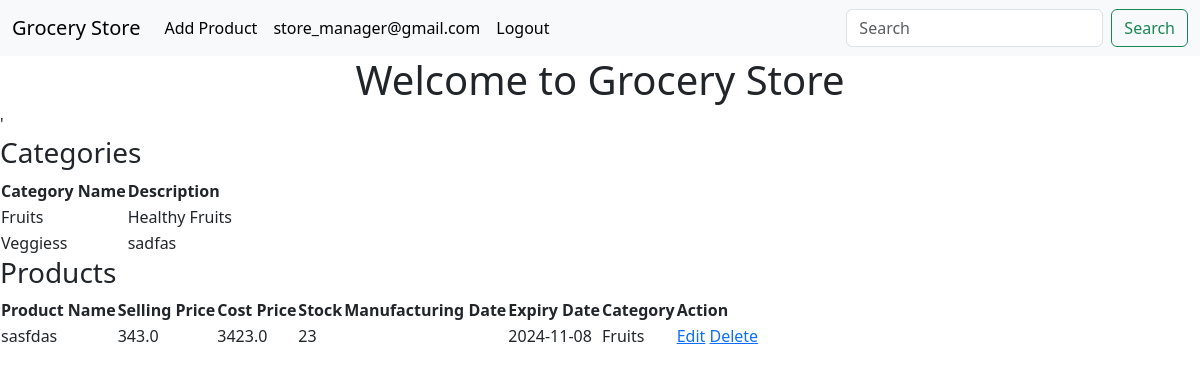
The page / (signed in) on the database as committed earlier.
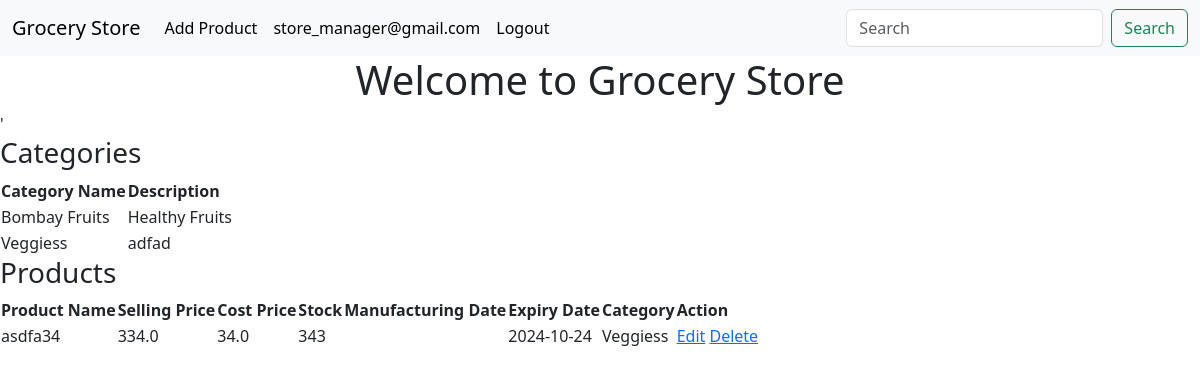
The same page on the database as committed later.
### applications/models.py (models this page shows)
class Categories(db.Model):
    id = db.Column(db.Integer, primary_key = True, autoincrement = True)
    name = db.Column(db.String(100), nullable = False, unique = True)
    decsription = db.Column(db.String(100), nullable = True)
    products = db.relationship('Products', backref = 'category', lazy = True)

class Products(db.Model):
    id = db.Column(db.Integer, primary_key = True, autoincrement = True)
    name = db.Column(db.String(100), nullable = False, unique = True)
    selling_price = db.Column(db.Float, nullable = False)
    cost_price = db.Column(db.Float, nullable = False)
    stock = db.Column(db.Integer, nullable = False)
    manufactering_date = db.Column(db.Date, nullable = False)
    expiry_date = db.Column(db.Date, nullable = False)
    category_id = db.Column(db.Integer, db.ForeignKey('categories.id'), nullable = False)

### applications/routes.py (the view)
@app.route('/')
def index():
    if 'user_email' in session:
        categories = Categories.query.all()
        products = Products.query.all()
        return render_template('home.html', categories=categories, products=products)
    return render_template('home.html')

### templates/home.html (shortened to what this page needs)
{% extends 'index.html' %}
{% block body %}
<div>
    {% if session['user_email'] %}
    <h1 class="text-center">Welcome to Grocery Store</h1>'
    <h3>Categories</h3>
    <div>
        <table>
            <tr>
                <th>Category Name</th>
                <th>Description</th>
            </tr>
            {% for category in categories %}
            <tr>
                <td>{{category.name}}</td>
                <td>{{category.decsription}}</td>
            </tr>
            {% endfor %}
        </table>
    </div>
    <h3>Products</h3>
    <div>
        <table>
            <tr>
                <th>Product Name</th>
                <th>Selling Price</th>
                {% if 'customer' not in session['user_role'] %}
                <th>Cost Price</th>
                {% endif %}
                <th>Stock</th>
                <th>Manufacturing Date</th>
                <th>Expiry Date</th>
                <th>Category</th>
                {% if 'admin' not in session['user_role'] %}
                <th>Action</th>
                {% endif %}
            </tr>
            {% for product in products %}
            <tr>
                <td>{{product.name}}</td>
                <td>{{product.selling_price}}</td>
                {% if 'customer' not in session['user_role'] %}
                <td>{{product.cost_price}}</td>
                {% endif %}
                <td>{{product.stock}}</td>
                <td>{{product.mfg_date}}</td>
                <td>{{product.expiry_date}}</td>
                <td>{{product.category.name}}</td>
                {% if 'store_manager' in session['user_role'] %}
                <td>
                    <a href="#">Edit</a>
                    <a href={{url_for('delete_product',id=product.id)}}>Delete</a>
                </td>
                {% endif %}
            </tr>
            {% endfor %}
        </table>
    {% endif %}
</div>
{% endblock %}

### templates/index.html (shortened to what this page needs)
<!DOCTYPE html>
<html lang="en">
<head>
    {% block stylesheets %}
    <link href="https://cdn.jsdelivr.net/npm/bootstrap@5.3.3/dist/css/bootstrap.min.css" rel="stylesheet"
>
    {% endblock %}
</head>
<body>
    {% include 'navbar.html' %}
    {% block body %} This is Body    {% endblock %}
</body>
</html>

### templates/navbar.html (shortened to what this page needs)
<nav class="navbar navbar-expand-lg bg-body-tertiary">
    <div class="container-fluid">
      <a class="navbar-brand" href="#">Grocery Store</a>
      <div class="collapse navbar-collapse" id="navbarSupportedContent">
        <ul class="navbar-nav me-auto mb-2 mb-lg-0">
          {% if not session['user_email'] %}
            <li class="nav-item">
              <a class="nav-link active" aria-current="page" href={{url_for('login')}}>Login</a>
            </li>
            <li class="nav-item">
              <a class="nav-link" href={{url_for("register")}}>Register</a>
            </li>
          {% else %}
            {% if 'admin' in session['user_role']  %}
              <li class="nav-item">
                <a class="nav-link active" aria-current="page" href={{url_for('add_category')}}>Add Category</a>
              </li>
            {% elif 'store_manager' in session['user_role'] %}
              <li class="nav-item">
                <a class="nav-link active" aria-current="page" href={{url_for('add_product')}}>Add Product</a>
              </li>
            {% endif %}
            <li class="nav-item">
              <a class="nav-link active" aria-current="page" href="#">{{session['user_email']}}</a>
            </li>
            <li class="nav-item">
              <a class="nav-link active" aria-current="page" href={{url_for('logout')}}>Logout</a>
            </li>
          {% endif %}
        </ul>
        <form class="d-flex" role="search" method="post" action="/search">
          <input class="form-control me-2" type="search" placeholder="Search" aria-label="Search" name = 'query'>
          <button class="btn btn-outline-success" type="submit">Search</button>
        </form>
      </div>
    </div>
  </nav>

Rows that differ between the two databases and show on the page:
removed Products: name "sasfdas", selling_price "343.0", cost_price "3423.0", stock "23", expiry_date "2024-11-08", category.name "Fruits"
changed Categories "Healthy Fruits": name "Fruits" → "Bombay Fruits"
changed Categories "Veggiess": decsription "sadfas" → "adfad"
added Products: name "asdfa34", selling_price "334.0", cost_price "34.0", stock "343", expiry_date "2024-10-24", category.name "Veggiess"
